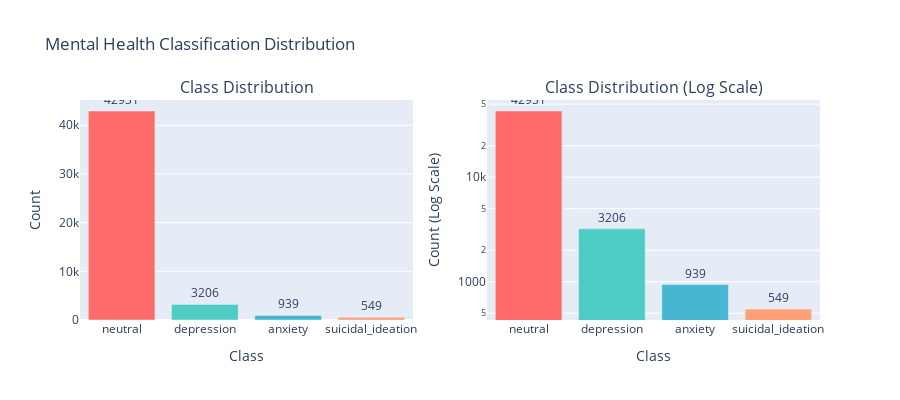

The notebook cell saved with this chart:
### Code cell
# Visualize class distribution
fig = make_subplots(
    rows=1, cols=2,
    subplot_titles=('Class Distribution', 'Class Distribution (Log Scale)'),
    specs=[[{'type': 'bar'}, {'type': 'bar'}]]
)

# Regular scale
fig.add_trace(
    go.Bar(
        x=class_dist.index,
        y=class_dist.values,
        text=class_dist.values,
        textposition='outside',
        marker_color=['#FF6B6B', '#4ECDC4', '#45B7D1', '#FFA07A'],
        showlegend=False
    ),
    row=1, col=1
)

# Log scale
fig.add_trace(
    go.Bar(
        x=class_dist.index,
        y=class_dist.values,
        text=class_dist.values,
        textposition='outside',
        marker_color=['#FF6B6B', '#4ECDC4', '#45B7D1', '#FFA07A'],
        showlegend=False
    ),
    row=1, col=2
)

fig.update_yaxes(title_text="Count", row=1, col=1)
fig.update_yaxes(title_text="Count (Log Scale)", type="log", row=1, col=2)
fig.update_xaxes(title_text="Class", row=1, col=1)
fig.update_xaxes(title_text="Class", row=1, col=2)

fig.update_layout(
    title_text="Mental Health Classification Distribution",
    height=400,
    showlegend=False
)
fig.show()

### Figure 1 — Plotly figure (JSON) as saved in the notebook; plotly's stock layout.template omitted (floating-point values rounded to 4 significant figures)
{"data": [{"marker": {"color": ["#FF6B6B", "#4ECDC4", "#45B7D1", "#FFA07A"]}, "showlegend": false, "text": [42930.0, 3206.0, 939.0, 549.0], "textposition": "outside", "type": "bar", "x": ["neutral", "depression", "anxiety", "suicidal_ideation"], "xaxis": "x", "y": [42931, 3206, 939, 549], "yaxis": "y"}, {"marker": {"color": ["#FF6B6B", "#4ECDC4", "#45B7D1", "#FFA07A"]}, "showlegend": false, "text": [42930.0, 3206.0, 939.0, 549.0], "textposition": "outside", "type": "bar", "x": ["neutral", "depression", "anxiety", "suicidal_ideation"], "xaxis": "x2", "y": [42931, 3206, 939, 549], "yaxis": "y2"}], "layout": {"annotations": [{"font": {"size": 16}, "showarrow": false, "text": "Class Distribution", "x": 0.225, "xanchor": "center", "xref": "paper", "y": 1, "yanchor": "bottom", "yref": "paper"}, {"font": {"size": 16}, "showarrow": false, "text": "Class Distribution (Log Scale)", "x": 0.775, "xanchor": "center", "xref": "paper", "y": 1, "yanchor": "bottom", "yref": "paper"}], "height": 400, "showlegend": false, "title": {"text": "Mental Health Classification Distribution"}, "xaxis": {"anchor": "y", "domain": [0, 0.45], "title": {"text": "Class"}}, "xaxis2": {"anchor": "y2", "domain": [0.55, 1], "title": {"text": "Class"}}, "yaxis": {"anchor": "x", "domain": [0, 1], "title": {"text": "Count"}}, "yaxis2": {"anchor": "x2", "domain": [0, 1], "title": {"text": "Count (Log Scale)"}, "type": "log"}}}
